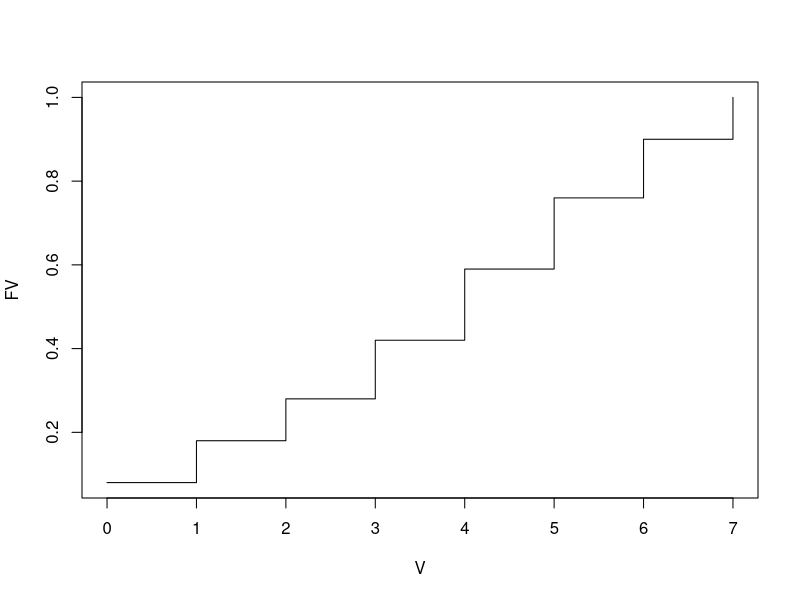

Recreate this plot in R.
V<-c(0,1,2,3,4,5,6,7)
PV<-c(0.08,0.1,0.1,0.14,0.17,0.17,0.14,0.1)
sum(V*PV)


W<-matrix(data=NA,nrow=8,ncol=8)
for(i in 1:8){
for(j in 1:8){
v<-  i-1
g<-  j-1
if (v >= g) {W[j,i]<-g}
if (v < g) {W[j,i]<-2*v-g}
}}

W

PVgev<-NULL
for(n in 1:8) {PVgev[n] <- sum(PV[n:8])}
PVgev

FV<-NULL
for(n in 1:8) {FV[n] <- sum(PV[1:n])}
FV

plot(V,FV,type="s")